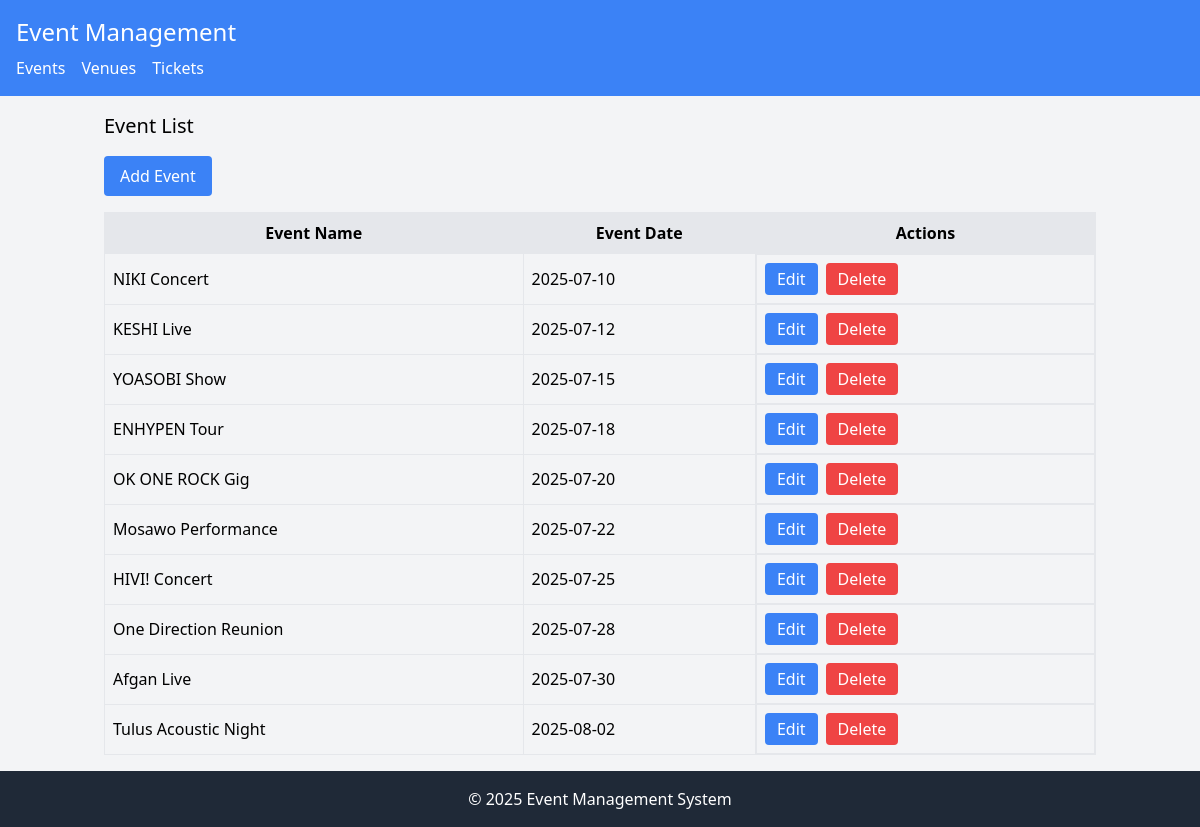
The page / on the database its author committed.
### tables this page shows
CREATE TABLE event (
    id INT AUTO_INCREMENT PRIMARY KEY,
    event_name VARCHAR(100) NOT NULL,
    event_date DATE NOT NULL
);

### model/Event.php (called while the page is built, shortened)
<?php
require_once 'config/Database.php';
class Event {
    private $conn;
    private $table = 'event';
    public function __construct() {
        $database = new Database();
        $this->conn = $database->getConnection();
    }
    public function getAll() {
        $query = "SELECT * FROM " . $this->table;
        $stmt = $this->conn->prepare($query);
        $stmt->execute();
        return $stmt->fetchAll(PDO::FETCH_ASSOC);
    }
}
?>

### config/Database.php (called while the page is built, shortened)
<?php
class Database {
    private $host = "localhost";
    private $username = "root";
    private $password = "";
    private $database = "event_management";
    public function getConnection() {
        $this->conn = null;
        try {
            $this->conn = new PDO("mysql:host=" . $this->host . ";dbname=" . $this->database, $this->username, $this->password);
            $this->conn->setAttribute(PDO::ATTR_ERRMODE, PDO::ERRMODE_EXCEPTION);
        } catch(PDOException $e) {
            echo "Connection error: " . $e->getMessage();
        }
        return $this->conn;
    }
}
?>

### viewmodel/EventViewModel.php (called while the page is built, shortened)
<?php
require_once 'model/Event.php';
class EventViewModel {
    private $event;
    public function __construct() {
        $this->event = new Event();
    }
    public function getEventList() {
        return $this->event->getAll();
    }
}
?>

### views/event_list.php (the view)
<?php
require_once 'views/template/header.php';
?>
<h2 class="text-xl mb-4">Event List</h2>
<a href="index.php?entity=event&action=add" class="bg-blue-500 text-white px-4 py-2 rounded mb-4 inline-block">Add Event</a>
<table class="w-full border">
    <tr class="bg-gray-200">
        <th class="border p-2">Event Name</th>
        <th class="border p-2">Event Date</th>
        <th class="border p-2">Actions</th>
    </tr>
    <?php foreach ($eventList as $event): ?>
    <tr>
        <td class="border p-2"><?php echo htmlspecialchars($event['event_name']); ?></td>
        <td class="border p-2"><?php echo $event['event_date']; ?></td>
        <td class="border p-2 flex space-x-2">
            <a href="index.php?entity=event&action=edit&id=<?php echo $event['id']; ?>" class="bg-blue-500 text-white px-3 py-1 rounded hover:bg-blue-600">Edit</a>
            <form action="index.php?entity=event&action=delete&id=<?php echo $event['id']; ?>" method="POST" onsubmit="return confirm('Are you sure?');" style="display:inline;">
                <button type="submit" class="bg-red-500 text-white px-3 py-1 rounded hover:bg-red-600">Delete</button>
            </form>
        </td>
    </tr>
    <?php endforeach; ?>
</table>
<?php
require_once 'views/template/footer.php';
?>

### index.php (shortened to what this page needs)
<?php
require_once 'viewmodel/EventViewModel.php';
$entity = isset($_GET['entity']) ? $_GET['entity'] : 'event';
$action = isset($_GET['action']) ? $_GET['action'] : 'list';
if ($entity == 'event') {
    $viewModel = new EventViewModel();
    if ($action == 'list') {
        $eventList = $viewModel->getEventList();
        require_once 'views/event_list.php';
    } elseif ($action == 'add') {
        require_once 'views/event_form.php';
    } elseif ($action == 'edit') {
        $event = $viewModel->getEventById($_GET['id']);
        require_once 'views/event_form.php';
    } elseif ($action == 'save') {
        $viewModel->addEvent($_POST['event_name'], $_POST['event_date']);
        header('Location: index.php?entity=event');
    } elseif ($action == 'update') {
        $viewModel->updateEvent($_GET['id'], $_POST['event_name'], $_POST['event_date']);
        header('Location: index.php?entity=event');
    } elseif ($action == 'delete') {
        $viewModel->deleteEvent($_GET['id']);
        header('Location: index.php?entity=event');
    }
} else {
    header('Location: index.php?entity=event&action=list');
}

### views/template/header.php (shortened to what this page needs)
<!DOCTYPE html>
<html>
<head>
    <link href="https://cdn.jsdelivr.net/npm/tailwindcss@2.2.19/dist/tailwind.min.css" rel="stylesheet">
</head>
<body class="bg-gray-100">
    <nav class="bg-blue-500 p-4 text-white">
        <h1 class="text-2xl">Event Management</h1>
        <ul class="flex space-x-4 mt-2">
            <li><a href="index.php?entity=event" class="hover:underline">Events</a></li>
            <li><a href="index.php?entity=venue" class="hover:underline">Venues</a></li>
            <li><a href="index.php?entity=ticket" class="hover:underline">Tickets</a></li>
        </ul>
    </nav>
    <div class="container mx-auto p-4">

### views/template/footer.php
</div>
    <footer class="bg-gray-800 text-white p-4 text-center">
        <p>&copy; 2025 Event Management System</p>
    </footer>
</body>
</html>

### rows shown on the page
event: event_name "NIKI Concert", event_date "2025-07-10"
event: event_name "KESHI Live", event_date "2025-07-12"
event: event_name "YOASOBI Show", event_date "2025-07-15"
event: event_name "ENHYPEN Tour", event_date "2025-07-18"
event: event_name "OK ONE ROCK Gig", event_date "2025-07-20"
event: event_name "Mosawo Performance", event_date "2025-07-22"
event: event_name "HIVI! Concert", event_date "2025-07-25"
event: event_name "One Direction Reunion", event_date "2025-07-28"
event: event_name "Afgan Live", event_date "2025-07-30"
event: event_name "Tulus Acoustic Night", event_date "2025-08-02"
